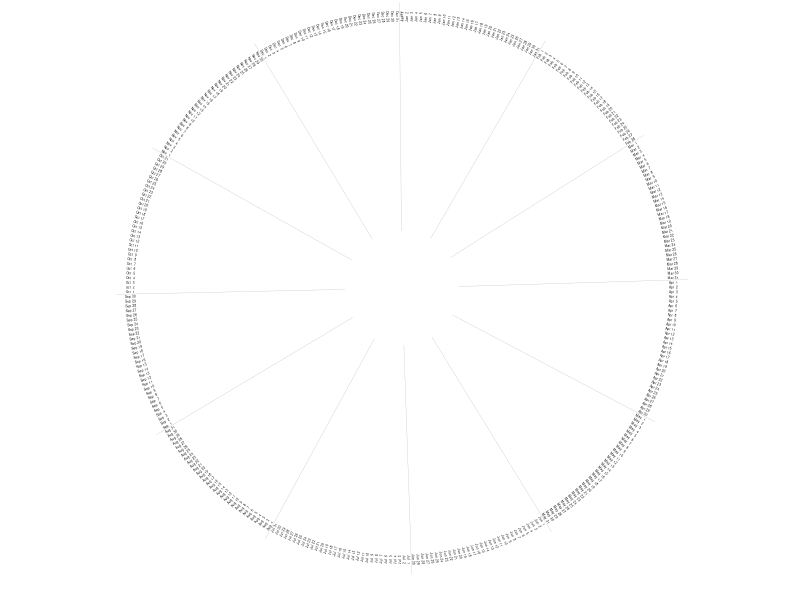

Reproduce this figure in R.
library(tidyverse)

setwd('circle-calendar/')

# plot all days of year in a line

my_year <- 2025

year_start <- as_datetime(
  paste0(
    my_year,
    '-01-01'
    )
)

year_end <- as_datetime(
  paste0(
    my_year + 1,
    '-01-01'
  )
)

this_year_dates <-
  seq(
    year_start,
    year_end,
    '1 day'
  )

n_days_in_year <- length(this_year_dates) - 1

dates_df <- data.frame(
  date = this_year_dates,
  var2 = rnorm(n = length(this_year_dates), mean = 0.5, sd = 0.01)
) %>%
  mutate(
    pct_around = (interval(year_start, date) %/% days(1)) / n_days_in_year,
    angle = ifelse(
      pct_around <= 0.5,
      90 - pct_around * 180/0.5,
      90 - (pct_around - 0.5) * 180/0.5
    ),
    date_text = format(date, '%b %e'),
    x_text = date,
    y_text = 0.95
  )

month_lines_df <- data.frame(
  x_start = ceiling_date(
    seq(
      year_start,
      year_end,
      by = "1 month"),
    "month") - hours(12),
  y_start = 0.2,
  y_end = 1
) %>%
  mutate(
    x_end = x_start
  )


ggplot(
  data = dates_df,
  mapping = aes(
    x = date
  )
) +
  coord_polar() +
  geom_text(
    mapping = aes(
      x = x_text,
      y = y_text,
      angle = angle,
      label = date_text
    ),
    size = 0.8
  ) +
  geom_segment(
    data = month_lines_df,
    mapping = aes(
      x = x_start,
      xend = x_end,
      y = y_start,
      yend = y_end
    ),
    size = 0.1,
    color = '#bbbbbb'
  ) +
  scale_x_datetime(
    name = '',
    limits = as_datetime(c(
      '2025-01-01 00:00:00',
      '2026-01-01 00:00:00'
    )),
    breaks = '1 day',
    date_labels = '%b %e'
  ) +
  scale_y_continuous(
    limits = c(0,1)
  ) +
  theme_bw() + 
  theme(
    plot.margin = unit(c(-50,-50,-50,-50), unit='pt'),
    panel.border = element_blank(),
    panel.grid = element_blank(),
    axis.title.y = element_blank(),
    axis.text = element_blank(),
    axis.ticks.y = element_blank(),
  )
